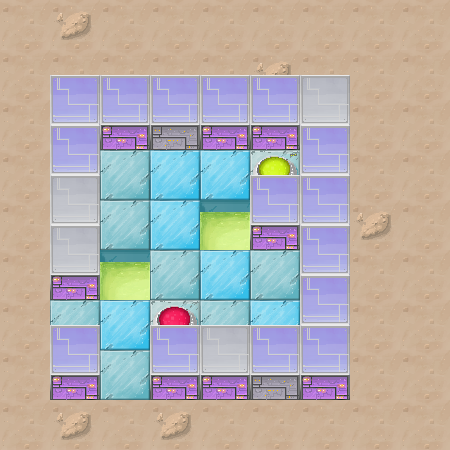

A 2D game scene composited from a Tiled map and its tileset images. What follows is a short description and the map's XML, with each tile layer's data collapsed to a summary:
An orthogonal 9x9 tile map with 50x50 px tiles, 3 tile layers (collision, floor, wall), 6 tilesets and 9 objects (3x generator, 3x moving_block, finish, player, vent).

<map version="1.0" orientation="orthogonal" width="9" height="9" tilewidth="50" tileheight="50">
 <tileset firstgid="1" name="floor" tilewidth="50" tileheight="50">
  <image source="../img/floor.png" width="250" height="150" />
 </tileset>
 <tileset firstgid="16" name="walls" tilewidth="50" tileheight="75">
  <image source="../img/walls.png" width="200" height="75" />
 </tileset>
 <tileset firstgid="20" name="collision" tilewidth="50" tileheight="50">
  <image source="../img/collision.png" width="100" height="50" />
  <tile id="0">
   <properties>
    <property name="type" value="solid" />
   </properties>
  </tile>
  <tile id="1">
   <properties>
    <property name="type" value="solid" />
    <property name="water" value="true" />
   </properties>
  </tile>
 </tileset>
 <tileset firstgid="22" name="moving_block" tilewidth="50" tileheight="75">
  <image source="../img/moving_block.png" width="50" height="75" />
 </tileset>
 <tileset firstgid="23" name="generator" tilewidth="50" tileheight="75">
  <image source="../img/generator.png" width="100" height="75" />
 </tileset>
 <tileset firstgid="25" name="trap" tilewidth="50" tileheight="50">
  <image source="../img/trap.png" width="50" height="100" />
 </tileset>
 <layer name="collision" width="9" height="9">
  <data>[81 cells, 28 non-empty, 2 distinct tile ids]</data>
 </layer>
 <layer name="floor" width="9" height="9">
  <data>[81 cells, 73 non-empty, 9 distinct tile ids]</data>
 </layer>
 <objectgroup name="objects" width="9" height="9">
  <object name="finish" x="250" y="150" width="50" height="50" />
  <object name="player" x="150" y="275" width="50" height="75" />
  <object name="generator" x="100" y="325" width="50" height="75">
   <properties>
    <property name="activate" value="id1" />
   </properties>
  </object>
  <object name="moving_block" x="150" y="175" width="50" height="75">
   <properties>
    <property name="direction" value="left" />
    <property name="id" value="id1" />
    <property name="offset" value="1" />
   </properties>
  </object>
  <object name="generator" x="100" y="125" width="50" height="75">
   <properties>
    <property name="activate" value="id2" />
   </properties>
  </object>
  <object name="moving_block" x="50" y="275" width="50" height="75">
   <properties>
    <property name="direction" value="right" />
    <property name="id" value="id2" />
    <property name="offset" value="1" />
   </properties>
  </object>
  <object name="generator" x="250" y="275" width="50" height="75">
   <properties>
    <property name="activate" value="id3" />
   </properties>
  </object>
  <object name="moving_block" x="150" y="225" width="50" height="75">
   <properties>
    <property name="direction" value="right" />
    <property name="id" value="id3" />
    <property name="offset" value="1" />
   </properties>
  </object>
 </objectgroup>
 <layer name="wall" width="9" height="9">
  <data>[81 cells, 19 non-empty, 2 distinct tile ids]</data>
 </layer>
 <objectgroup name="vent" width="9" height="9">
  <object name="vent" x="50" y="100" width="50" height="50" />
 </objectgroup>
</map>
